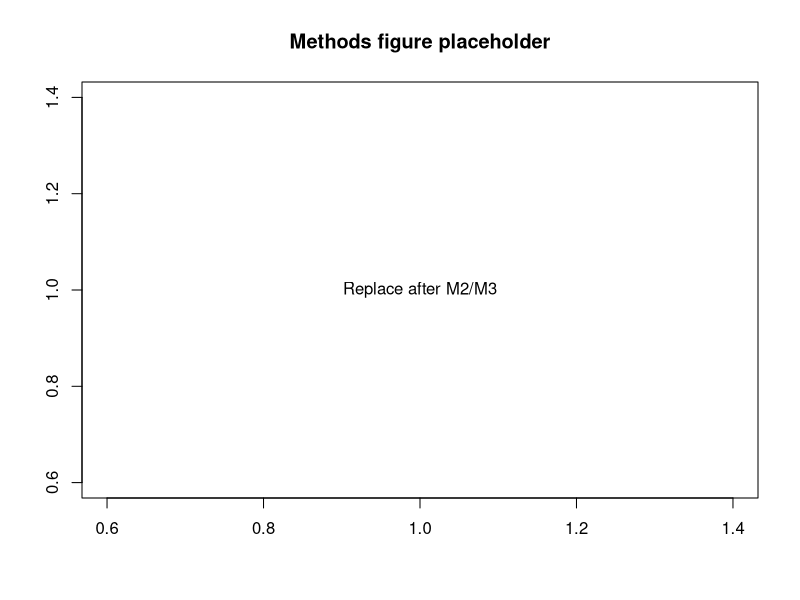

This chart was generated by the following R code:
## ---- chunk 1
#| label: tbl-data-qc
#| tbl-cap: "Example QC summary (replace with your panel)"
#| echo: true

# Replace with your project data when ready:
# panel <- readRDS(here::here("data/processed/analysis_panel.rds"))
# nrow(panel)
knitr::kable(data.frame(
  check = c("Rows", "Counties", "Date range"),
  status = c("stub", "stub", "stub")
))
## ---- chunk 2
#| label: fig-methods-placeholder
#| fig-cap: "Replace with a methods diagram or exploratory plot"
#| echo: false
#| fig-width: 5
#| fig-height: 3

plot(1, 1, type = "n", xlab = "", ylab = "", main = "Methods figure placeholder")
text(1, 1, "Replace after M2/M3")
